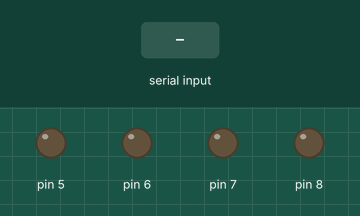
Bench run of a sketch on a simulated Arduino Uno, built with avr-gcc and run on an emulated ATmega328P. On the bench: output pins drawn as LEDs (lit = HIGH). The inputs (shaded band) are chosen by the test bench. What the sketch prints to the serial monitor is not drawn.

Above: at 1.2 s.
1.3 s: "W" received over Serial
At 2.3 s:
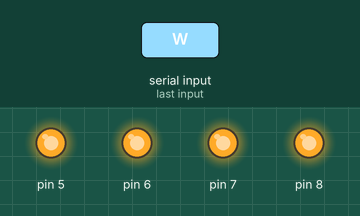
3.1 s: "S" received over Serial
At 3.32 s:
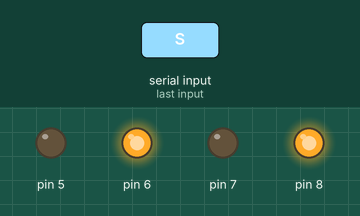
4.9 s: "D" received over Serial
At 5.12 s:
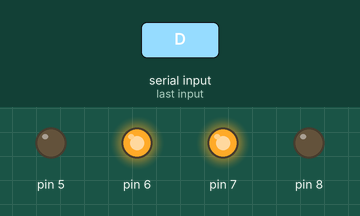
6.7 s: "A" received over Serial
At 6.92 s:
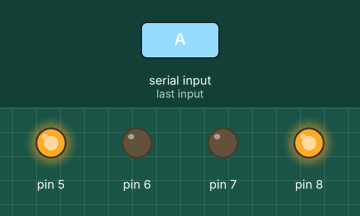
Timing chart, 0 to 9.5 s (numbered marks = the images above; inputs shaded):
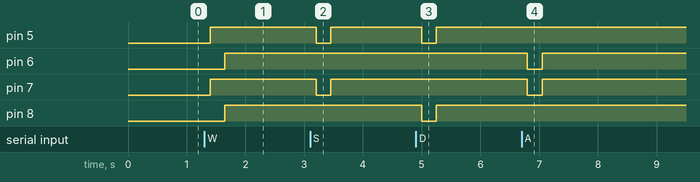

The sketch:

VEHICLE_ONLY_ON_PRESSG.ino
```cpp
char data;

void setup() {
  Serial.begin(9600);
  //pinMode(7,OUTPUT);
  //pinMode(LED_BUILTIN, OUTPUT);
  pinMode(5, OUTPUT);
  pinMode(6, OUTPUT);
  pinMode(7, OUTPUT);
  pinMode(8, OUTPUT);
}
  void loop()
{
  if(Serial.available()>0)
  {
     delay(100);
     data=Serial.read();
     Serial.print(data);
      if(data=='W')
     {
      while(data=='W')
      {
       digitalWrite(5, HIGH);//MOVES FORWARD
       digitalWrite(6, LOW);

       digitalWrite(7, HIGH);
       digitalWrite(8, LOW);

       delay(250);
       break;
      }

     }
      if(data=='S')
      {
        while(data=='S')
      {
       digitalWrite(5, LOW);//MOVES BACKWARD
       digitalWrite(6, HIGH);

       digitalWrite(7, LOW);
       digitalWrite(8, HIGH);

       delay(250);
       break;
      }
      }
       if(data=='D')
     {
      while(data=='D')
      {
       digitalWrite(6, HIGH);//TURNS RIGHT
       digitalWrite(5, LOW);

       digitalWrite(7, HIGH);
       digitalWrite(8, LOW);

       delay(250);
       break;
     }
     }
      if(data=='A')
     {
      while(data=='A')
      {
       digitalWrite(6, LOW);//TURNS LEFT
       digitalWrite(5, HIGH);

       digitalWrite(7, LOW);
       digitalWrite(8, HIGH);

       delay(250);
       break;
     }
     }
      if(data=='H')
     {
       digitalWrite(5, HIGH);//STOPS
       digitalWrite(6, HIGH);

       digitalWrite(7, HIGH);
       digitalWrite(8, HIGH);
     }
     else
     {
      digitalWrite(5, HIGH);//STOPS
      digitalWrite(6, HIGH);

      digitalWrite(7, HIGH);
      digitalWrite(8, HIGH);

     }
}
}
```

Measured:
- after the input at 1.3 s, pin 5, pin 7: LOW → HIGH after 0.10 s; pin 6, pin 8: LOW → HIGH after 0.35 s
- after the input at 3.1 s, pin 5, pin 7: HIGH → LOW after 0.10 s, → HIGH 0.25 s later
- after the input at 4.9 s, pin 5, pin 8: HIGH → LOW after 0.10 s, → HIGH 0.25 s later
- after the input at 6.7 s, pin 6, pin 7: HIGH → LOW after 0.10 s, → HIGH 0.25 s later
